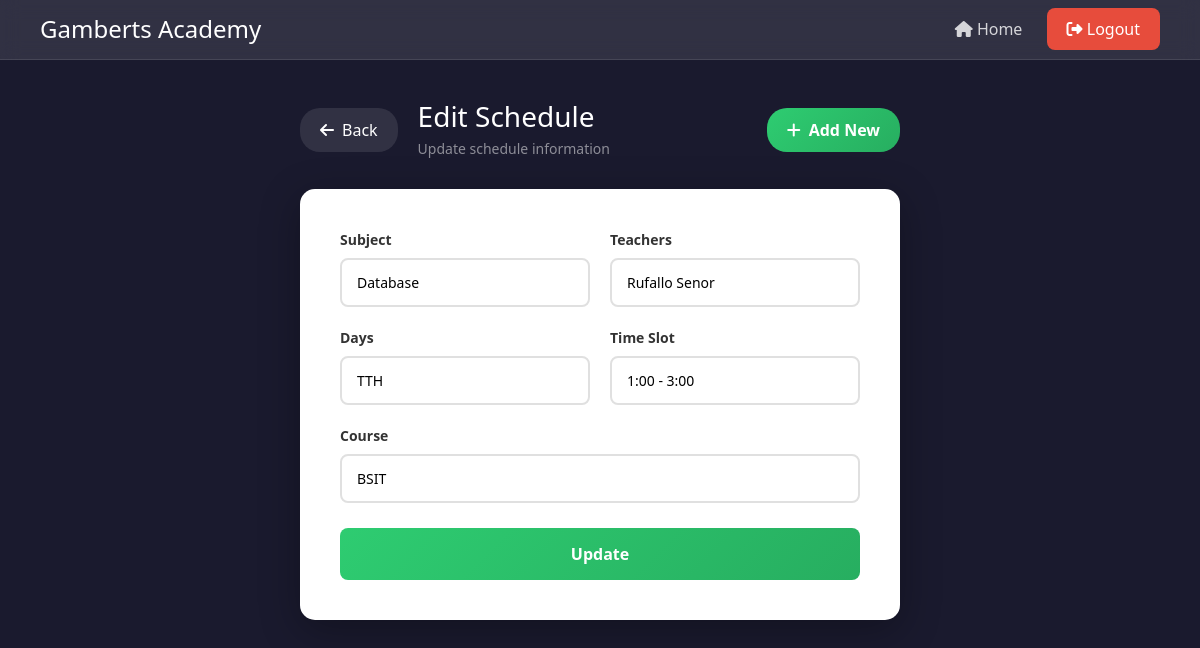
/Schedule_Edit/1/, run on the app's committed database.
### online_enrollment/models.py (models this page shows, shortened)
class Schedule(models.Model):
    subjects = models.CharField(max_length=100)
    teachers = models.CharField(max_length=100)
    days = models.CharField(max_length=100)
    time_slot = models.CharField(max_length=100)
    course = models.CharField(max_length=100)

### online_enrollment/views.py (the view)
# urls.py: path('Schedule_Edit/<int:pk>/', views.edit_schedule, name='Schedule_Edit'),
def edit_schedule(request, pk):
    schedule = get_object_or_404(Schedule, pk=pk)
    if request.method == 'POST':
        form = Schedule_Form(request.POST, instance=schedule)
        if form.is_valid():
            form.save()
            return redirect('Test_Schedule')
        else:
            messages.error(request, "There was an error with your submission.")
    else:
        form = Schedule_Form(instance=schedule)
    return render(request, 'online_enrollment//Schedule_Edit.html', {'form': form})

### online_enrollment/forms.py
class Schedule_Form(forms.ModelForm):
    class Meta:
        model = Schedule
        fields = ['subjects','teachers','days','time_slot','course']
    def __init__(self, *args, **kwargs):
        super().__init__(*args, **kwargs)
        for field in self.fields.values():
            field.widget.attrs.update({
                'style': 'width:100%; padding:12px 15px; border:2px solid #e0e0e0; border-radius:8px; font-size:14px; box-sizing:border-box;'
            })

### online_enrollment/templates/online_enrollment/Schedule_Edit.html (shortened to what this page needs)
<!DOCTYPE html>
<html lang="en">
<head>
    <link href="https://cdn.jsdelivr.net/npm/bootstrap@5.3.8/dist/css/bootstrap.min.css" rel="stylesheet">
    <link href="https://cdnjs.cloudflare.com/ajax/libs/font-awesome/6.4.0/css/all.min.css" rel="stylesheet">
</head>
<body>
    <nav class="navbar-custom">
        <div class="brand">
            <h1>Gamberts Academy</h1>
        </div>
        <div>
            <a href="{% url 'Home' %}"><i class="fas fa-home"></i> Home</a>
            <a href="{% url 'Logout' %}" class="btn-logout"><i class="fas fa-sign-out-alt"></i> Logout</a>
        </div>
    </nav>
    <div class="main-content">
        <div class="page-header">
            <div class="header-left">
                <a href="{% url 'Test_Schedule' %}" class="btn-back"><i class="fas fa-arrow-left"></i> Back</a>
                <div class="page-title">
                    <h2>Edit Schedule</h2>
                    <p>Update schedule information</p>
                </div>
            </div>
            <a href="{% url 'Schedule_Form' %}" class="btn-add"><i class="fas fa-plus"></i> Add New</a>
        </div>
        <div class="box">
            <form method="POST">
                <div class="form-grid">
                    <div class="form-group">
                        <label>Subject</label>
                        {{ form.subjects }}
                    </div>
                    <div class="form-group">
                        <label>Teachers</label>
                        {{ form.teachers }}
                    </div>
                    <div class="form-group">
                        <label>Days</label>
                        {{ form.days }}
                    </div>
                    <div class="form-group">
                        <label>Time Slot</label>
                        {{ form.time_slot }}
                    </div>
                    <div class="form-group full-width">
                        <label>Course</label>
                        {{ form.course }}
                    </div>
                </div>
                <div class="btn-group">
                    <button type="submit" class="btn-update"> Update</button>
                </div>
            </form>
        </div>
    </div>
</body>
</html>

### online_enrollment/templates/online_enrollment/Schedule_Edit.html (style rules this page uses)
body { font-family: 'Segoe UI', Tahoma, Geneva, Verdana, sans-serif; background: #1a1a2e; min-height: 100vh; margin: 0; }
.navbar-custom { background: rgba(255,255,255,0.1); backdrop-filter: blur(10px); padding: 15px 40px; display: flex; justify-content: space-between; align-items: center; border-bottom: 1px solid rgba(255,255,255,0.1); }
.brand h1 { color: white; font-size: 24px; margin: 0; }
.navbar-custom a { color: rgba(255,255,255,0.8); text-decoration: none; padding: 10px 20px; border-radius: 8px; transition: 0.3s; }
.btn-logout { background: #e74c3c; color: white !important; padding: 10px 25px; border-radius: 25px; }
.main-content { padding: 40px; display: flex; flex-direction: column; align-items: center; }
.page-header { display: flex; justify-content: space-between; align-items: center; margin-bottom: 30px; width: 100%; max-width: 600px; }
.header-left { display: flex; align-items: center; gap: 20px; }
.page-title h2 { color: white; font-size: 28px; margin: 0; }
.page-title p { color: rgba(255,255,255,0.5); margin: 5px 0 0 0; font-size: 14px; }
.btn-back { background: rgba(255,255,255,0.1); color: white; padding: 10px 20px; border-radius: 20px; text-decoration: none; display: flex; align-items: center; gap: 8px; }
.btn-add { background: linear-gradient(135deg, #2ecc71, #27ae60); color: white !important; padding: 10px 20px; border-radius: 20px; text-decoration: none; display: flex; align-items: center; gap: 8px; font-weight: 600; }
.box { background: white; padding: 40px; border-radius: 15px; width: 100%; max-width: 600px; box-shadow: 0 10px 40px rgba(0,0,0,0.3); }
.form-grid { display: grid; grid-template-columns: 1fr 1fr; gap: 20px; }
.form-group { display: flex; flex-direction: column; }
.form-group.full-width { grid-column: span 2; }
.form-group label { margin-bottom: 8px; color: #333; font-weight: 600; font-size: 14px; }
.form-group input, .form-group select { width: 100%; padding: 12px 15px; border: 2px solid #e0e0e0; border-radius: 8px; font-size: 14px; transition: 0.3s; box-sizing: border-box; }
.btn-group { display: flex; gap: 15px; margin-top: 25px; }
.btn-update { flex: 1; padding: 14px; background: linear-gradient(135deg, #2ecc71, #27ae60); color: white; border: none; border-radius: 8px; cursor: pointer; font-size: 16px; font-weight: 600; transition: 0.3s; }

### data on the page
Schedule: subjects "Database", teachers "Rufallo Senor", days "TTH", time_slot "1:00 - 3:00", course "BSIT"
